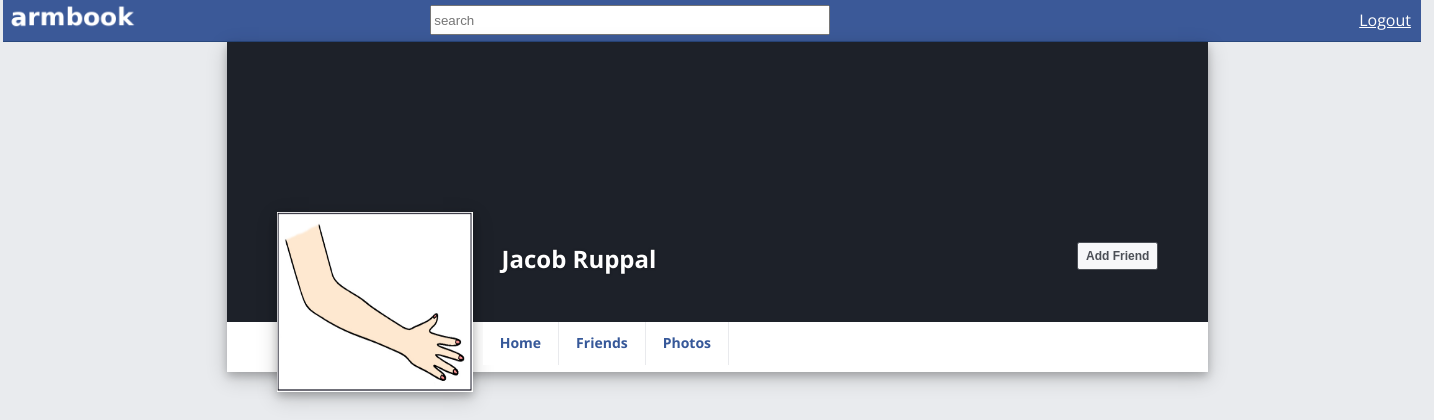
/home.php?id=5 (signed in), run on the app's committed database.
### tables this page shows
CREATE TABLE IF NOT EXISTS `profiles` (
  `profile_id` int(11) NOT NULL AUTO_INCREMENT,
  `user_id` int(11) NOT NULL,
  `picture_url` varchar(255) NOT NULL,
  `Friends` text NOT NULL,
  PRIMARY KEY (`profile_id`)
);

CREATE TABLE IF NOT EXISTS `users` (
  `user_id` int(11) NOT NULL AUTO_INCREMENT,
  `email` varchar(64) NOT NULL,
  `password` varchar(64) NOT NULL,
  `firstname` varchar(25) NOT NULL,
  `lastname` varchar(25) NOT NULL,
  `sex` int(1) NOT NULL,
  `birthday_month` int(2) NOT NULL,
  `birthday_day` int(2) NOT NULL,
  `birthday_year` int(4) NOT NULL,
  PRIMARY KEY (`user_id`)
);

### home.php (the view, shortened to what this page needs)
<?php
include_once("common.php");
$has_session = session_status() == PHP_SESSION_ACTIVE;
if($has_session){
	$id_to_get = $_SESSION['user_id'];
	if(isset($_GET['id'])){
		$id_to_get = $_GET['id'];
	}
	if($stmt = $mysqli->prepare("SELECT picture_url from profiles where user_id=?")){
		if($stmt->bind_param("i", $id_to_get)){
			if(!$stmt->execute()){
				die("Error - Issue executing prepared statement: " . mysqli_error($mysqli));
			}
			if($res = $stmt->get_result()){
				$row = $res->fetch_assoc();
				if($res->num_rows !== 1){
					die('Error - There is an issue with the database, contact your administrator');
				}else{
					$profPic = $row['picture_url'];
				}
			}else{
				die("Error - Getting results: " . mysqli_error($mysqli));
			}
		}else{
			die("Error - Issue binding prepared statement: " . mysqli_error($mysqli));
		}
	}else{
		die("Error - Issue preparing statement: " . mysqli_error($mysqli));
	}
	if($stmt = $mysqli->prepare("SELECT * from users where user_id=?")){
		if($stmt->bind_param("i", $id_to_get)){
			if(!$stmt->execute()){
				die("Error - Issue executing prepared statement: " . mysqli_error($mysqli));
			}
			if($res = $stmt->get_result()){
				$row = $res->fetch_assoc();
				if($res->num_rows !== 1){
					die('Error - There is an issue with the database, contact your administrator');
				}else{
					$name = ucfirst($row['firstname']) . ' ' . ucfirst($row['lastname']);
				}
			}else{
				die("Error - Getting results: " . mysqli_error($mysqli));
			}
		}else{
			die("Error - Issue binding prepared statement: " . mysqli_error($mysqli));
		}
	}else{
		die("Error - Issue preparing statement: " . mysqli_error($mysqli));
	}
}
?>
	<link rel="stylesheet" type="text/css" href="background2.css" />
	<link rel="stylesheet" type="text/css" href="js/source/jquery.fancybox.css?v=2.1.5" media="screen" />
	<link rel="stylesheet" type="text/css" href="js/source/helpers/jquery.fancybox-buttons.css?v=1.0.5" />
	<link rel="stylesheet" type="text/css" href="js/source/helpers/jquery.fancybox-thumbs.css?v=1.0.7" />
	<link href="js/jquery-ui-1.10.1.custom.css" rel="stylesheet"/>
<link href="//cdnjs.cloudflare.com/ajax/libs/x-editable/1.5.0/jqueryui-editable/css/jqueryui-editable.css" rel="stylesheet"/>
	<div id="bluebar">
		<div id="logo"><a href="home.php"><img id="logo_img" src="images/logo.png"></a></div>
		<div id="search_div">
			<form id="search_form" action="search.php" method="post">
			<input id="search" name="query" type="text" placeholder="search">
			</form>
		</div>
		<div id="logout_div">
			<a id="logout" href="/logout.php">Logout</a>
		</div>
	</div>
	<div id="global">
			<div id="basic_profile">
				<img id="fb-image-lg" src="images/timeline.png"/>
				<div id="profpic">
				<a class="fancybox" href="<?php echo $profPic; ?>"><img align="left" class="fb-image-profile" src="<?php echo $profPic; ?>" width="180" height="180"/></a>
				</div>
				<div id="info">
				<span id="name"><?php echo $name; ?></span>
				<?php
				if($_SESSION['user_id'] != $id_to_get){
					$found = false;
					if($found === false){
						echo '<button class="friend" id="add_friend" type="button">Add Friend</button>';
					}
				}
				?>
				</div>
				<div id="nav"><div id="navcont">
				<a class="links" id="timeline" href="home.php">Home<span></span></a>
				<a class="links" id="friends" href="#"">Friends<span></a>
				<a class="links" href="#">Photos<span></span></a>
				</div></div>
			</div>
			<div id="padding"></div>
			<div id="botcont">
			</div>
	</div>

### background2.css (style rules this page uses)
div { display: block; }
#botcont { min-height: 100px; width: 100%; }
#profpic { position:relative; height: 0px; }
#name { text-shadow: 0 0 3px rgba(0, 0, 0, .4); font-size: 24px; font-weight: bold; letter-spacing: 0; color: #fff; padding-left: 275px; }
.friend { float: right; background-clip: padding-box; border-color: rgba(0, 0, 0, .4); line-height: 26px; padding: 0 10px; background-color: #f6f7f9; border-color: #ced0d4; color: #4b4f56; border: 1px solid; border-radius: 2px; box-sizing: content-box; font-family: helvetica, arial, sans-serif; font-size: 12px; -webkit-font-smoothing: antialiased; font-weight: bold; padding: 0 8px; position: relative; text-align: center; text-shadow: none; vertical-align: middle; cursor: pointer; }
#bluebar { min-width: 100%; width: 100%; background-color: #3b5998; border-bottom: 1px solid #29487d; color: #fff; position: relative; top: -10px; left: -5px; height: 43px; }
#info { width: 95%; position: absolute; top: 200px; }
#nav { width: 100%; z-index: 4; min-height: 30px; background-color: #fff; height: 50px; }
.links { border-right: 1px solid #e9eaed; float: left; font-size: 14px; font-weight: bold; height: 43px; line-height: 3.05; padding: 0 17px; position: relative; vertical-align: middle; white-space: nowrap; color: #365899; cursor: pointer; text-decoration: none; background-color: #fff; }
#navcont { border: 0; border-top-left-radius: 0; border-top-right-radius: 0; clear: right; padding-left: 201px; width: 649px; }
#global { margin: 0 auto; position: relative; zoom: 1; width: 981px; top: -10px; }
#padding { list-style: none; margin: 0; padding: 10px 0; position: relative; }
#logo { position: relative; float: left; }
#logo_img { height: 40px; }
#search_div { position: relative; left: 20%; top: 7px; }
#search { height: 30px; width: 400px; }
#logout_div { position: relative; float: right; left: -10px; top: -35px; }
#logout { color: white; }
#fb-image-lg { z-index: 0; width: 100%; height: 280px; }
#basic_profile { position:relative; box-shadow: 0 4px 8px 0 rgba(0, 0, 0, 0.2), 0 6px 20px 0 rgba(0, 0, 0, 0.19); }
.fb-image-profile { margin: -110px 10px 0px 50px; z-index: 9; width: 20%; box-shadow: 0 4px 8px 0 rgba(0, 0, 0, 0.2), 0 6px 20px 0 rgba(0, 0, 0, 0.19); }

### data on the page
profiles: picture_url (picture)
users: name "Jacob Ruppal"
